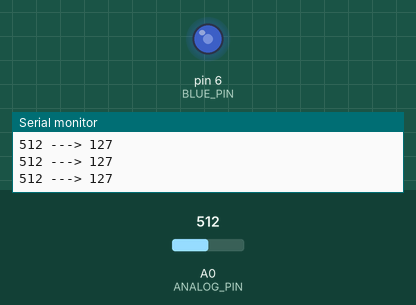
Bench run of a sketch on a simulated Arduino Uno, built with avr-gcc and run on an emulated ATmega328P. On the bench: output pins drawn as LEDs (lit = HIGH), the last lines printed to the serial monitor. Inputs (shaded band) come from the test bench; at power-on: A0 (ANALOG_PIN) = 512.

Above: at 1.2 s.
1.3 s: A0 (ANALOG_PIN) set to 716
At 1.8 s:
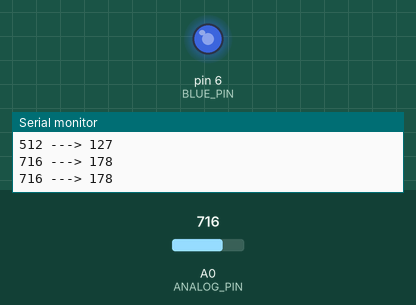
2.9 s: A0 (ANALOG_PIN) set to 900
At 4.2 s:
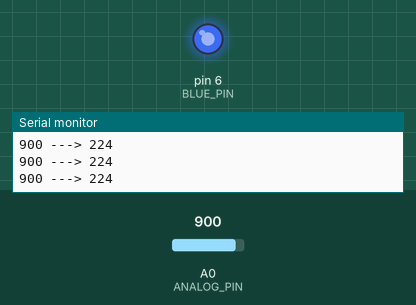
4.5 s: A0 (ANALOG_PIN) set to 122
At 5.7 s:
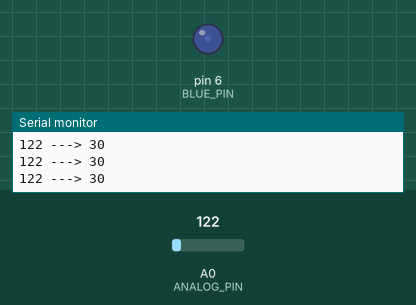
6.1 s: A0 (ANALOG_PIN) set to 0
At 7.1 s:
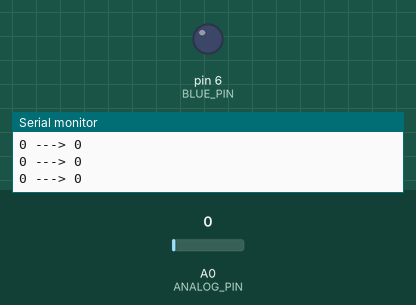
7.7 s: A0 (ANALOG_PIN) set to 511
At 8.4 s:
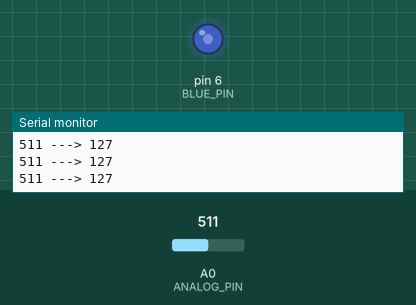
Timing chart, 0 to 10.3 s (numbered marks = the images above; inputs shaded):
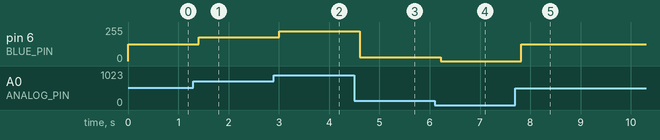

The sketch:

10._Potentiometer-Controlled_LED_Brightness.ino
```cpp
/*
This Arduino program uses a potentiometer connected to pin A0 to control the brightness of a
blue LED connected to pin 6. The program reads the analog value from the potentiometer (0-1023),
maps it to a brightness level for the LED (0-255), and adjusts the LED brightness in real time. The raw
potentiometer reading and the corresponding brightness value are printed to the Serial Monitor.

Required Materials:
  - Arduino Uno board
  - USB power cable
  - Blue LED
  - 220-ohm resistor
  - Potentiometer
  - Breadboard and connecting wires
*/

const int ANALOG_PIN = A0;
const int SLEEP = 200;
const int BLUE_PIN = 6;
int brightness = 0;
int read = 0;


void setup() {
  pinMode(ANALOG_PIN, INPUT);
  pinMode(BLUE_PIN, OUTPUT);
  Serial.begin(9600);

}

void loop() {
  read = analogRead(ANALOG_PIN);
  brightness = map(read, 0, 1023, 0, 255);
  Serial.println(String(read) + " ---> " + String(brightness));
  analogWrite(BLUE_PIN, brightness);
  delay(SLEEP);

}
```

Measured:
- after the input at 1.3 s, pin 6 (BLUE_PIN): 127/255 → 178/255 after 0.10 s
- after the input at 2.9 s, pin 6 (BLUE_PIN): 178/255 → 224/255 after 0.11 s
- after the input at 4.5 s, pin 6 (BLUE_PIN): 224/255 → 30/255 after 0.11 s
- after the input at 6.1 s, pin 6 (BLUE_PIN): 30/255 → 0/255 after 0.12 s
- after the input at 7.7 s, pin 6 (BLUE_PIN): 0/255 → 127/255 after 0.12 s
